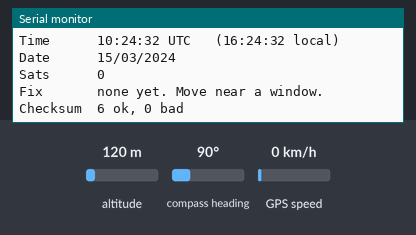
A sketch run on a simulated ESP32. Parts: the last lines printed to the serial monitor. The test bench sets the inputs (shaded band); at power-on: altitude 120 m, GPS speed 0 km/h, compass heading 90°. The GPS gets a fix after 3 s at 37.7749, -122.4194 with 8 satellites.

Above: at 4.4 s.
4.5 s: altitude set to 20 m
At 6.5 s:
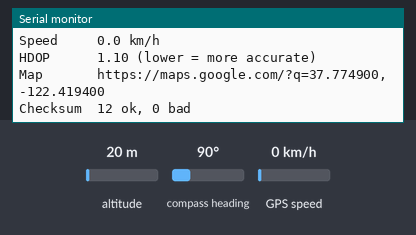
7.5 s: GPS speed set to 2 km/h
9.0 s: altitude set to 250 m
At 10.0 s:
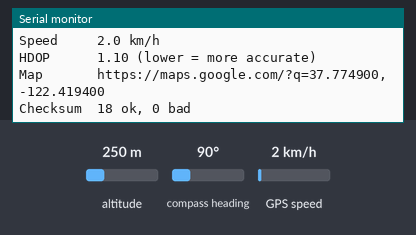

The sketch:

gps_with_library.ino
```cpp
/*
  IoTBhai · Full-Stack IoT Engineer Bootcamp
  Chapter 13.3 · UART "The Agreed Speed"
  Sketch 2 of 2: read a GPS WITH a library (TinyGPSPlus)

  Same GPS, same wires as sketch 1. This time TinyGPSPlus
  collects the sentences, checks the checksums and decodes
  every field for us. We just ask for the values.

  Wiring (4 wires, TX and RX cross over):
    GPS VCC -> VIN (5 V; the GPS board has its own regulator)
    GPS GND -> GND
    GPS TX  -> GPIO26 (ESP32 RX2)
    GPS RX  -> GPIO27 (ESP32 TX2)

  Library:        TinyGPSPlus by Mikal Hart (Library Manager)
  Board:          ESP32 Dev Module, ESP32 Arduino core 3.x
  Serial Monitor: 115200 baud
*/

#include <TinyGPSPlus.h>

// ---------- settings you can change ----------
#define GPS_RX      26     // ESP32 listens here  <- GPS TX
#define GPS_TX      27     // ESP32 talks here    -> GPS RX
#define GPS_BAUD    9600   // Break it: try 4800
#define UTC_OFFSET  6      // Dhaka is UTC+6. Change it for your city.
// ---------------------------------------------

TinyGPSPlus gps;
unsigned long lastPrint = 0;

void printReport() {
  Serial.println("--------------------------------------------------");

  if (gps.charsProcessed() < 10) {
    Serial.println("Silence: no bytes from the GPS.");
    Serial.println("Check GPS TX -> GPIO26 (not TX to TX), VCC -> VIN and GND.");
    return;
  }
  if (gps.passedChecksum() == 0) {
    Serial.println("Bytes arrive, but no valid sentence yet.");
    Serial.printf("Wrong baud rate? This sketch listens at %d. The GPS default is 9600.\n", GPS_BAUD);
    return;
  }

  if (gps.time.isValid()) {
    int localH = (gps.time.hour() + UTC_OFFSET) % 24;
    Serial.printf("Time      %02d:%02d:%02d UTC   (%02d:%02d:%02d local)\n",
                  gps.time.hour(), gps.time.minute(), gps.time.second(),
                  localH, gps.time.minute(), gps.time.second());
  }
  if (gps.date.isValid()) {
    Serial.printf("Date      %02d/%02d/%04d\n", gps.date.day(), gps.date.month(), gps.date.year());
  }
  Serial.printf("Sats      %lu\n", (unsigned long)gps.satellites.value());

  if (gps.location.isValid()) {
    Serial.printf("Lat, Lon  %.6f, %.6f\n", gps.location.lat(), gps.location.lng());
    Serial.printf("Altitude  %.1f m\n", gps.altitude.meters());
    Serial.printf("Speed     %.1f km/h\n", gps.speed.kmph());
    Serial.printf("HDOP      %.2f (lower = more accurate)\n", gps.hdop.hdop());
    Serial.printf("Map       https://maps.google.com/?q=%.6f,%.6f\n", gps.location.lat(), gps.location.lng());
  } else {
    Serial.println("Fix       none yet. Move near a window.");
  }
  Serial.printf("Checksum  %lu ok, %lu bad\n",
                (unsigned long)gps.passedChecksum(), (unsigned long)gps.failedChecksum());
}

void setup() {
  Serial.begin(115200);                                  // UART0: to your PC
  Serial2.begin(GPS_BAUD, SERIAL_8N1, GPS_RX, GPS_TX);   // UART2: to the GPS
  Serial.println();
  Serial.println("GPS with TinyGPSPlus...");
}

void loop() {
  while (Serial2.available()) {        // feed every byte to the parser
    gps.encode(Serial2.read());
  }
  if (millis() - lastPrint >= 3000) {  // Chapter 10 pattern
    lastPrint = millis();
    printReport();
  }
}
```

Measured:
- after the input at 4.5 s, the serial monitor: prints a new line after 1.5 s (image 1)
